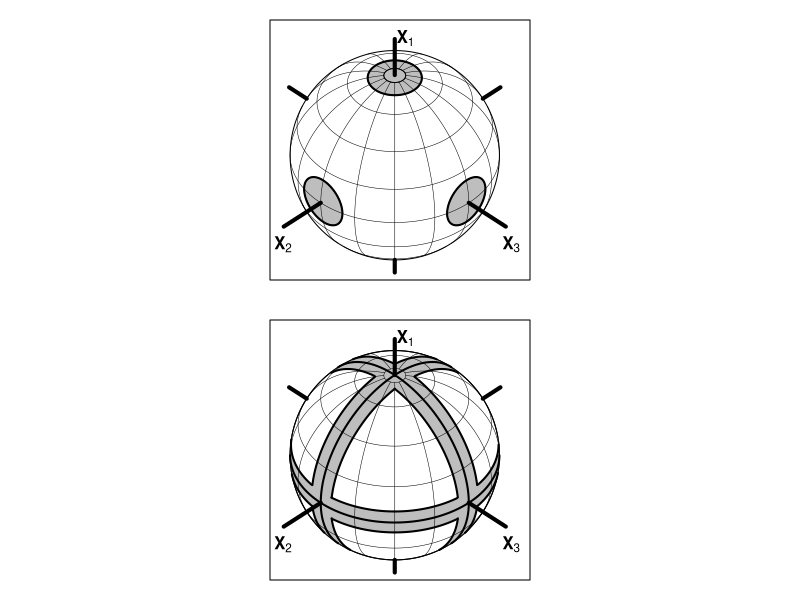

Here is the R script that generated this plot:

#
# Comment:
#
# Code by Arden Miller (Department of Statistics, The University of Auckland).
# 
# Lots of coordinate transformations being done "by hand".
# This code is not really reusable;  just a demonstration that very 
# pretty results are possible if you're sufficiently keen.
#


par(mfrow=c(2, 1), pty="s", mar=rep(1, 4)) 
# Create plotting region and plot outer circle
plot(c(-1.1, 1.2), c(-1.1, 1.2),
     type="n", xlab="", ylab="", 
     xaxt="n", yaxt="n", cex.lab=2.5)
angs <- seq(0, 2*pi, length=500)
XX <- sin(angs)
YY <- cos(angs)
lines(XX, YY, type="l")

# Set constants
phi1 <- pi*2/9
k1 <- sin(phi1)
k2 <- cos(phi1)

# Create grey regions
obsphi <- pi/12
lambdas <- seq(-pi, pi, length=500)
xx <- cos(pi/2 - obsphi)*sin(lambdas)
yy <- k2*sin(pi/2 - obsphi)-k1 * cos(pi/2 - obsphi)*cos(lambdas)
polygon(xx, yy, col="grey")
lines(xx, yy, lwd=2)
theta1sA <- seq(-obsphi, obsphi, length=500)
theta2sA <- acos(cos(obsphi)/cos(theta1sA))
theta1sB <- seq(obsphi, -obsphi, length=500)
theta2sB <-  -acos(cos(obsphi)/cos(theta1sB))
theta1s <- c(theta1sA, theta1sB)
theta2s <- c(theta2sA, theta2sB)
xx <- cos(theta1s)*sin(theta2s+pi/4)
yy <- k2*sin(theta1s)-k1*cos(theta1s)*cos(theta2s+pi/4)
polygon(xx, yy, col="grey")
lines(xx, yy, lwd=2)
xx <- cos(theta1s)*sin(theta2s-pi/4)
yy <- k2*sin(theta1s)-k1*cos(theta1s)*cos(theta2s-pi/4)
polygon(xx, yy, col="grey")
lines(xx, yy, lwd=2)

# Plot longitudes
vals <- seq(0, 7, 1)*pi/8
for(lambda in vals){
sl <- sin(lambda)
cl <- cos(lambda)
phi <- atan(((0-1)*k2*cl)/(k1))
angs <- seq(phi, pi+phi, length=500)
xx <- cos(angs)*sl
yy <- k2*sin(angs)-k1*cos(angs)*cl
lines(xx, yy, lwd=.5)
}

# Grey out polar cap
phi <- 5.6*pi/12
lambdas <- seq(-pi, pi, length=500)
xx <- cos(phi)*sin(lambdas)
yy <- k2*sin(phi)-k1 * cos(phi)*cos(lambdas)
polygon(xx, yy, col="grey")

# Plot Latitudes
vals2 <- seq(-2.8, 5.6, 1.4)*pi/12
for(phi in vals2){
  if (k1*sin(phi) > k2 * cos(phi)) 
    crit <- pi 
  else 
    crit <- acos((-k1*sin(phi))/(k2*cos(phi)))
  lambdas <- seq(-crit, crit, length=500)
  xx <- cos(phi)*sin(lambdas)
  yy <- k2*sin(phi)-k1 * cos(phi)*cos(lambdas)
  lines(xx, yy, lwd=.5)
}


# Plots axes and label
lines(c(0.00, 0.00), c(k2*sin(pi/2), 1.11), lwd=4)
lines(c(0.00, 0.00), c(-1, -1.12), lwd=4)
a2x <- sin(-pi/4)
a2y <- cos(-pi/4)*(-k1)
lines(c(a2x, 1.5*a2x), c(a2y, 1.5*a2y), lwd=4)
k <- sqrt(a2x^2+a2y^2)
lines(c(-a2x/k, 1.2*(-a2x/k)), c(-a2y/k, 1.2*(-a2y/k)), lwd=4)
a3x <- sin(pi/4)
a3y <- cos(pi/4)*(-k1)
lines(c(a3x, 1.5*a3x), c(a3y, 1.5*a3y), lwd=4)
k <- sqrt(a3x^2+a3y^2)
lines(c(-a3x/k, 1.2*(-a3x/k)), c(-a3y/k, 1.2*(-a3y/k)), lwd=4)
text(0.1, 1.12, expression(bold(X[1])))
text(-1.07, -.85, expression(bold(X[2])))
text(1.11, -.85, expression(bold(X[3])))

# set plot region and draw outer circle
plot(c(-1.1, 1.2),  c(-1.1, 1.2),
     type="n", xlab="", ylab="", 
     xaxt="n", yaxt="n", cex.lab=2.5)
angs <- seq(0, 2*pi, length=500)
XX <- sin(angs)
YY <- cos(angs)
lines(XX, YY, type="l")

# set constants
phi1 <- pi*2/9
k1 <- sin(phi1)
k2 <- cos(phi1)
obsphi <- pi/24

# create X2X3 grey region and plot boundary
crit <- acos((-k1*sin(obsphi))/(k2 * cos(obsphi)))
lambdas <- seq(-crit, crit, length=500)
xx1 <- cos(obsphi)*sin(lambdas)
yy1 <- k2*sin(obsphi)-k1 * cos(obsphi)*cos(lambdas)
obsphi <-  -pi/24
crit <- acos((-k1*sin(obsphi))/(k2 * cos(obsphi)))
lambdas <- seq(crit, -crit, length=500)
xx3 <- cos(obsphi)*sin(lambdas)
yy3 <- k2*sin(obsphi)-k1 * cos(obsphi)*cos(lambdas)
ang1 <-  atan(xx1[500]/yy1[500])
ang2 <- pi+atan(xx3[1]/yy3[1])
angs <- seq(ang1, ang2, length=50)
xx2 <- sin(angs)
yy2 <- cos(angs)
ang4 <-  atan(xx1[1]/yy1[1])
ang3 <-  -pi+ atan(xx3[500]/yy3[500])
angs <- seq(ang3, ang4, length=50)
xx4 <- sin(angs)
yy4 <- cos(angs)
xxA <- c(xx1, xx2, xx3, xx4)
yyA <- c(yy1, yy2, yy3, yy4)
polygon(xxA, yyA, border="grey", col="grey")
xx1A <- xx1
yy1A <- yy1
xx3A <- xx3
yy3A <- yy3

# create X1X3 grey region and plot boundary
obsphi <- pi/24
crit <- pi/2-obsphi
theta1sA <- c(seq(-crit, crit/2, length=200), seq(crit/2, crit, length=500))
theta2sA <- asin(cos(crit)/cos(theta1sA))
theta1sB <- seq(crit, crit/2, length=500)
theta2sB <-  pi-asin(cos(crit)/cos(theta1sB))
theta1s <- c(theta1sA, theta1sB)
theta2s <- c(theta2sA, theta2sB)
vals <- k1*sin(theta1s)+k2*cos(theta1s)*cos(theta2s+pi/4)
xx1 <- cos(theta1s[vals>=0])*sin(theta2s[vals>=0]+pi/4)
yy1 <- k2*sin(theta1s[vals>=0])-k1*cos(theta1s[vals>=0])*cos(theta2s[vals>=0]+pi/4)
theta2s <-  -theta2s
vals <- k1*sin(theta1s)+k2*cos(theta1s)*cos(theta2s+pi/4)
xx3 <- cos(theta1s[vals>=0])*sin(theta2s[vals>=0]+pi/4)
yy3 <- k2*sin(theta1s[vals>=0])-k1*cos(theta1s[vals>=0])*cos(theta2s[vals>=0]+pi/4)
rev <- seq(length(xx3), 1, -1)
xx3 <- xx3[rev]
yy3 <- yy3[rev]
ang1 <-  pi+atan(xx1[length(xx1)]/yy1[length(yy1)])
ang2 <-  pi+atan(xx3[1]/yy3[1])
angs <- seq(ang1, ang2, length=50)
xx2 <- sin(angs)
yy2 <- cos(angs)
ang4 <-  pi+atan(xx1[1]/yy1[1])
ang3 <-  pi+atan(xx3[length(xx3)]/yy3[length(yy3)])
angs <- seq(ang3, ang4, length=50)
xx4 <- sin(angs)
yy4 <- cos(angs)
xxB <- c(xx1, -xx2, xx3, xx4)
yyB <- c(yy1, -yy2, yy3, yy4)
polygon(xxB, yyB, border="grey", col="grey")
xx1B <- xx1
yy1B <- yy1
xx3B <- xx3
yy3B <- yy3

# create X1X2 grey region and plot boundary
vals <- k1*sin(theta1s)+k2*cos(theta1s)*cos(theta2s-pi/4)
xx1 <- cos(theta1s[vals>=0])*sin(theta2s[vals>=0]-pi/4)
yy1 <- k2*sin(theta1s[vals>=0])-k1*cos(theta1s[vals>=0])*cos(theta2s[vals>=0]-pi/4)
theta2s <-  -theta2s
vals <- k1*sin(theta1s)+k2*cos(theta1s)*cos(theta2s-pi/4)
xx3 <- cos(theta1s[vals>=0])*sin(theta2s[vals>=0]-pi/4)
yy3 <- k2*sin(theta1s[vals>=0])-k1*cos(theta1s[vals>=0])*cos(theta2s[vals>=0]-pi/4)
rev <- seq(length(xx3), 1, -1)
xx3 <- xx3[rev]
yy3 <- yy3[rev]
ang1 <-  pi+atan(xx1[length(xx1)]/yy1[length(yy1)])
ang2 <-  pi+atan(xx3[1]/yy3[1])
angs <- seq(ang1, ang2, length=50)
xx2 <- sin(angs)
yy2 <- cos(angs)
ang4 <-  pi+atan(xx1[1]/yy1[1])
ang3 <-  pi+atan(xx3[length(xx3)]/yy3[length(yy3)])
angs <- seq(ang3, ang4, length=50)
xx4 <- sin(angs)
yy4 <- cos(angs)
xx <- c(xx1, -xx2, xx3, xx4)
yy <- c(yy1, -yy2, yy3, yy4)
polygon(xx, yy, border="grey", col="grey")
xx1C <- xx1
yy1C <- yy1
xx3C <- xx3
yy3C <- yy3


# plot boundaries to grey regions
lines(xx1C[2:45], yy1C[2:45], lwd=2)
lines(xx1C[69:583], yy1C[69:583], lwd=2)
lines(xx1C[660:1080], yy1C[660:1080], lwd=2)
lines(xx3C[13:455], yy3C[13:455], lwd=2)
lines(xx3C[538:1055], yy3C[538:1055], lwd=2)
lines(xx3C[1079:1135], yy3C[1079:1135], lwd=2)
lines(xx1A[6:113], yy1A[6:113], lwd=2)
lines(xx1A[153:346], yy1A[153:346], lwd=2)
lines(xx1A[389:484], yy1A[389:484], lwd=2)
lines(xx3A[1:93], yy3A[1:93], lwd=2)
lines(xx3A[140:362], yy3A[140:362], lwd=2)
lines(xx3A[408:497], yy3A[408:497], lwd=2)
lines(xx1B[2:45], yy1B[2:45], lwd=2)
lines(xx1B[69:583], yy1B[69:583], lwd=2)
lines(xx1B[660:1080], yy1B[660:1080], lwd=2)
lines(xx3B[13:455], yy3B[13:455], lwd=2)
lines(xx3B[538:1055], yy3B[538:1055], lwd=2)
lines(xx3B[1079:1135], yy3B[1079:1135], lwd=2)

# Plot longitudes
vals <- seq(-7, 8, 1)*pi/8
for(lambda in vals){
  sl <- sin(lambda)
  cl <- cos(lambda)
  phi <- atan(((0-1)*k2*cl)/(k1))
  angs <- seq(phi, 5.6*pi/12, length=500)
  xx <- cos(angs)*sl
  yy <- k2*sin(angs)-k1*cos(angs)*cl
  lines(xx, yy, lwd=.5)
}


# Plot Latitudes
# vals2 <- seq(-2.8, 5.6, 1.4)*pi/12
vals2 <- c(-1.5, 0, 1.5, 3.0, 4.5, 5.6)*pi/12
for(phi in vals2){
  if (k1*sin(phi) > k2 * cos(phi)) 
    crit <- pi 
  else 
    crit <- acos((-k1*sin(phi))/(k2*cos(phi)))
  lambdas <- seq(-crit, crit, length=500)
  xx <- cos(phi)*sin(lambdas)
  yy <- k2*sin(phi)-k1 * cos(phi)*cos(lambdas)
  lines(xx, yy, lwd=.5)
}


# create lines for X1X2- and X1X3-planes
lambda <- pi/4
sl <- sin(lambda)
cl <- cos(lambda)
phi <- atan(((0-1)*k2*cl)/(k1))
angs <- seq(phi, pi+phi, length=500)
xx <- cos(angs)*sl
yy <- k2*sin(angs)-k1*cos(angs)*cl
lines(xx, yy, lwd=2)
lambda <- 3*pi/4
sl <- sin(lambda)
cl <- cos(lambda)
phi <- atan(((0-1)*k2*cl)/(k1))
angs <- seq(phi, pi+phi, length=500)
xx <- cos(angs)*sl
yy <- k2*sin(angs)-k1*cos(angs)*cl
lines(xx, yy, lwd=2)

# create line for X2X3-plane
phi <- 0
crit <- acos((-k1*sin(phi))/(k2 * cos(phi)))
lambdas <- seq(-crit, crit, length=500)
xx <- cos(phi)*sin(lambdas)
yy <- k2*sin(phi)-k1 * cos(phi)*cos(lambdas)
lines(xx, yy, lwd=2)

# create axes
lines(c(0.00, 0.00), c(k2*sin(pi/2), 1.11), lwd=4)
lines(c(0.00, 0.00), c(-1, -1.12), lwd=4)
a2x <- sin(-pi/4)
a2y <- cos(-pi/4)*(-k1)
lines(c(a2x, 1.5*a2x), c(a2y, 1.5*a2y), lwd=4)
a3x <- sin(pi/4)
a3y <- cos(pi/4)*(-k1)
lines(c(a3x, 1.5*a3x), c(a3y, 1.5*a3y), lwd=4)
k <- sqrt(a3x^2+a3y^2)
lines(c(-a3x/k, 1.2*(-a3x/k)), c(-a3y/k, 1.2*(-a3y/k)), lwd=4)
k <- sqrt(a2x^2+a2y^2)
lines(c(-a2x/k, 1.2*(-a2x/k)), c(-a2y/k, 1.2*(-a2y/k)), lwd=4)


# add text
text(-1.07, -.85, expression(bold(X[2])))
text(1.11, -.85, expression(bold(X[3])))
text(0.1, 1.12, expression(bold(X[1])))

lines(XX, YY, type="l")




